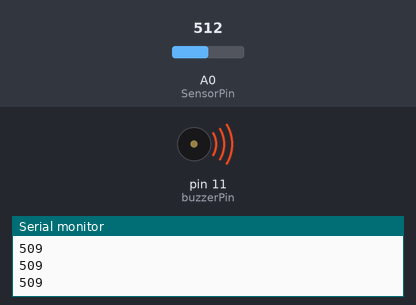
The sketch below on a simulated Arduino Uno, built with avr-gcc and run on an emulated ATmega328P. On the bench: buzzer (waves = sounding), the last lines printed to the serial monitor. Inputs (shaded band) come from the test bench; at power-on: A0 (SensorPin) = 512.

Above: at 1.2 s.
1.3 s: A0 (SensorPin) set to 995
At 1.8 s:
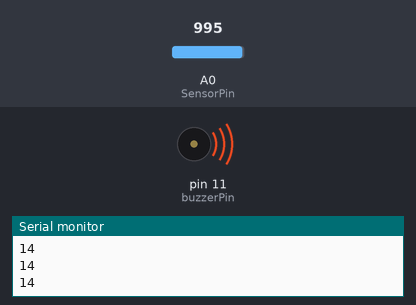
2.8 s: A0 (SensorPin) set to 1012
At 4.0 s:
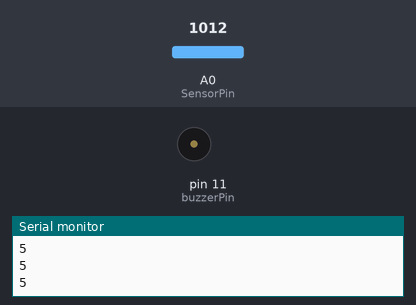
4.3 s: A0 (SensorPin) set to 900
At 5.3 s:
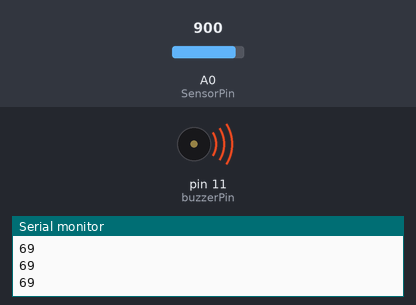
5.8 s: A0 (SensorPin) set to 1023
At 6.5 s:
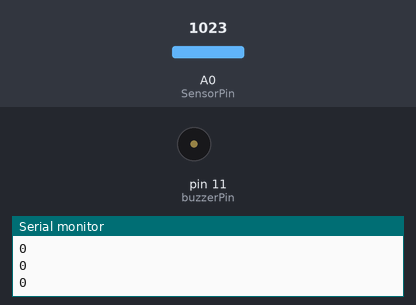
Timing chart, 0 to 8.3 s (numbered marks = the images above; inputs shaded):
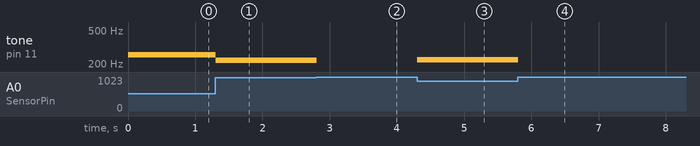

The sketch:

step-2.ino
```cpp
#define SensorPin A0
const int buzzerPin = 11;
const int forceConstant = 510;

void setup() {
  Serial.begin(9600);
}

void loop() {
  int sensorValue = analogRead(SensorPin);
  uint16_t force = (uint32_t)(1023 - sensorValue) * 510 / sensorValue;
  Serial.println(force);
  if (force <= 10) noTone(buzzerPin);
  else tone(buzzerPin, constrain(map(force, 10, 10000, 220, 1000), 220, 1000));
  delay(1); // Delay for 1 second
}
```

Measured:
- the behaviour switches between 1001 and 1002 on A0 (SensorPin) (found by bisection; images 1 and 2)
- after the input at 1.3 s, tone on pin 11 (buzzerPin): 258 Hz → 220 Hz at once
- after the input at 2.8 s, tone on pin 11 (buzzerPin): 220 Hz → silent at once
- after the input at 4.3 s, tone on pin 11 (buzzerPin): silent → 224 Hz at once
- after the input at 5.8 s, tone on pin 11 (buzzerPin): 224 Hz → silent at once
